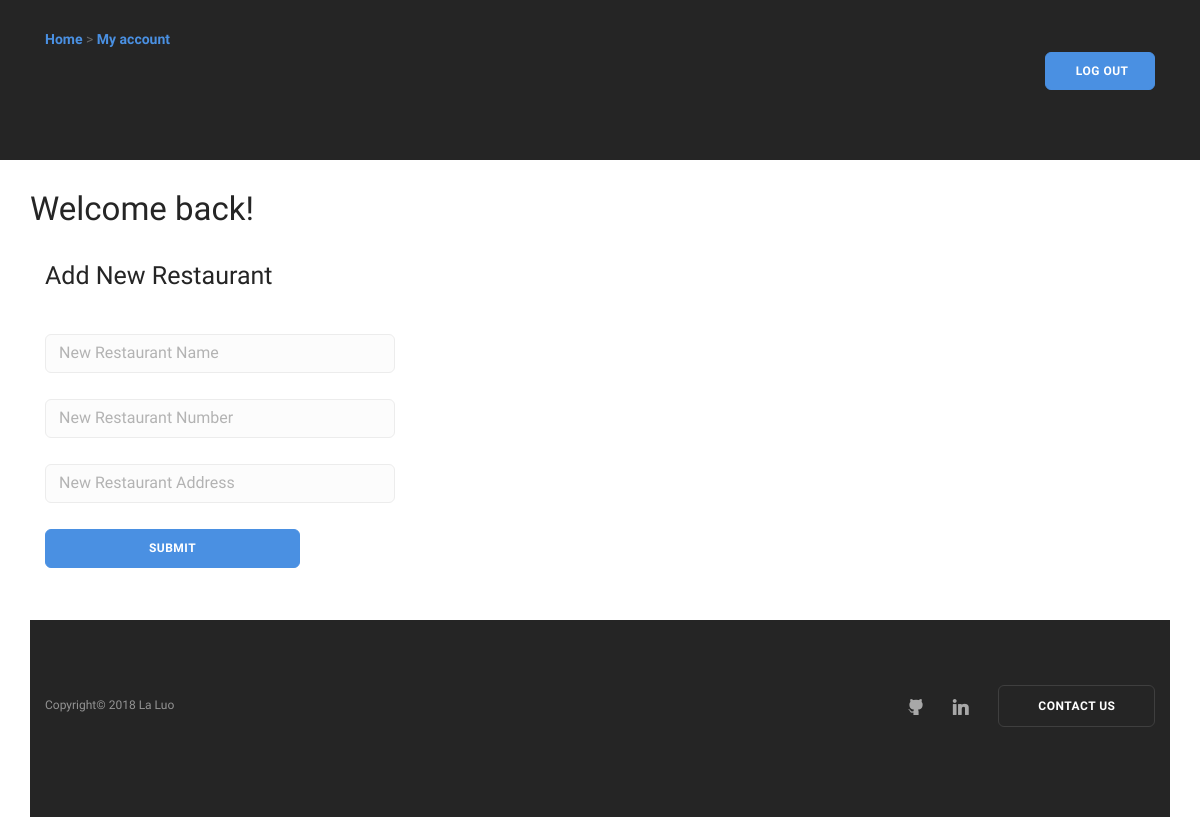
Page /account/ (signed in) on the earlier database version.
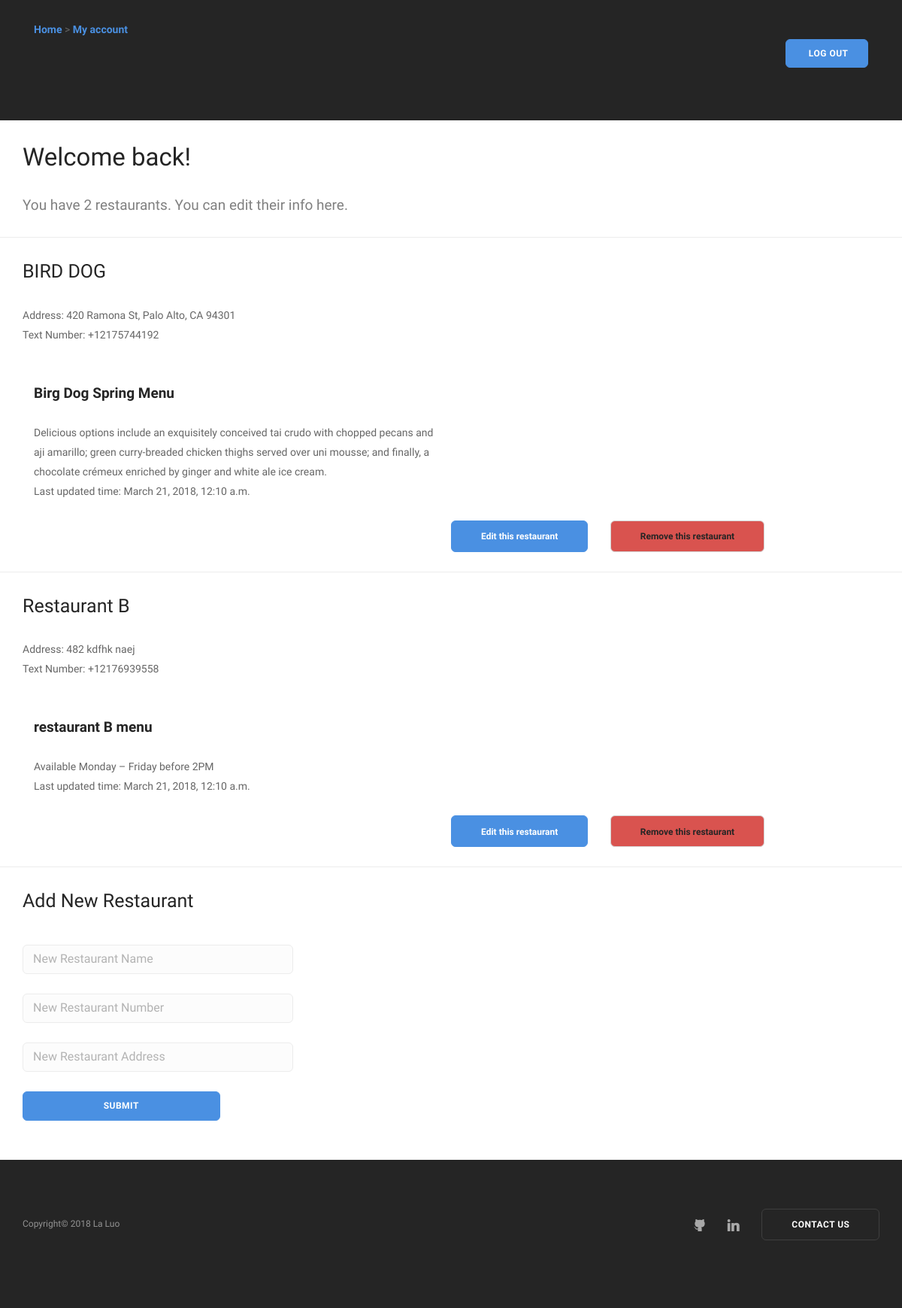
Same page on the later database version.
### canteen/models.py (models this page shows, shortened)
class Canteen(models.Model):
    id = models.IntegerField(primary_key=True)
    name = models.CharField(max_length=30)
    manager = models.ForeignKey(User, related_name='manager', null=True)
    address = models.CharField(max_length=50, null=True)
    phone_number = models.CharField(max_length=12, null=True)
    @property
    def get_menu(self):
        menu_list = Menu.objects.filter(restaurant = self)
        return menu_list
    class Meta:
    	ordering = ['name']

class Menu(models.Model):
    id = models.IntegerField(primary_key=True)
    name = models.CharField(max_length=30)
    info = models.CharField(max_length = 200, null=True)
    last_updated = models.DateTimeField(auto_now_add=True)
    restaurant = models.ForeignKey(Canteen, null=True)
    dishtype_list = models.CharField(max_length=200, default='["food","drinks"]')

### canteen/views.py (the view, shortened to what this page needs)
# urls.py: url(r'^account/$', views.account, name='account'),
def account(request):
    current_user = request.user
    user_id = current_user.id
    name = current_user.username
    user = User.objects.get(id= user_id)
    restaurant_list = Canteen.objects.filter(manager = user)
    for each in restaurant_list:
        if len(each.get_menu) == 0:
            newmenu = Menu(name = 'addnewname', info='addinfo', restaurant = each)
            newmenu.save()
    num = restaurant_list.count()
    data = {'restaurant_list': restaurant_list}
    return render(request, 'registration/myAccount.html', data)

### canteen/templates/registration/myAccount.html (shortened to what the changed rows need)
<!DOCTYPE html>
<html>
<head>
         {% load static %}
        <link href="{% static 'canteen/css/bootstrap.css' %}" rel="stylesheet" type="text/css" media="all" />
        <link href="{% static 'canteen/css/stack-interface.css' %}" rel="stylesheet" type="text/css" media="all" />
        <link href="{% static 'canteen/css/socicon.css' %}" rel="stylesheet" type="text/css" media="all" />
        <link href="{% static 'canteen/css/lightbox.min.css' %}" rel="stylesheet" type="text/css" media="all" />
        <link href="{% static 'canteen/css/flickity.css' %}" rel="stylesheet" type="text/css" media="all" />
        <link href="{% static 'canteen/css/iconsmind.css' %}" rel="stylesheet" type="text/css" media="all" />
        <link href="{% static 'canteen/css/jquery.steps.css' %}" rel="stylesheet" type="text/css" media="all" />
        <link href="{% static 'canteen/css/theme.css' %}" rel="stylesheet" type="text/css" media="all" />
        <link href="{% static 'canteen/css/custom.css' %}" rel="stylesheet" type="text/css" media="all" />
</head>
<body>
        <nav id="menu2" class="bar bar-2 hidden-xs bar--absolute bg--dark height-20">
                <div class="container">
                </div>
        </nav>
                <section class="cover imagebg height-20" data-overlay="3">
                </section>
            <div class="container">
              <br>
                <p class="h2">Welcome back!</p>
            {% if restaurant_list %}
                <p class="lead">
                    You have {{ restaurant_list|length }} restaurant{{ restaurant_list|pluralize }}. You can edit their info here.
                </p>
            </div>
            <hr>
            {% for each in restaurant_list %}
                <div class="container">
                  <p>
                      <span class="h3"><strong>{{ each.name }} </strong> </span>
                      Address: {{ each.address }}
                      <br>
                      Text Number: {{ each.phone_number }}
                      <br>
                  </p>
                    <br>
                        {% for each_menu in each.get_menu %}
                        <div class="col-sm-6">
                                <span class="h4">
                                    <strong>{{ each_menu.name }}</strong>
                                </span>
                                <ul>
                                    <li>
                                        <span>{{ each_menu.info }}</span>
                                    </li>
                                      <li>
                                        <span>Last updated time: {{ each_menu.last_updated }}</span>
                                    </li>
                                </ul>
                        </div>
                        {% endfor %}
                </div>
                <br>
                <div class = "container">
                    <div class = "row">
                            <div class="col-xs-6"></div>
                            <a class="btn btn--primary" href="{% url "edit_res_view" each.id %}">
                                <span class="btn__text">
                                    Edit this restaurant
                                </span>
                            </a>
                            <a class="btn btn-danger" href="{% url "delete_res" each.id %}">
                                <span class="btn__text">
                                    Remove this restaurant
                                </span>
                            </a>
                    </div>
                </div>
                <hr>
            {% endfor %}
            {% endif %}
           <div class="container">
            <h3>
            </h3>
                <form method="post">
                        <br>
                        <br>
                        <br>
                </form>
            </div>
            <br>
            <br>
            <footer class="space--sm footer-1 text-center-xs bg--dark ">
                <div class="container">
                </div>
            </footer>
</body>
</html>

Differences in the rows shown:
now on this page (row edited): Canteen: name "BIRD DOG", address "420 Ramona St, Palo Alto, CA 94301", phone_number "+12175744192"
now on this page (row edited): Menu: name "Birg Dog Spring Menu", info "Delicious options include an exquisitely conceived tai crudo with chopped pecans and aji amarillo; green curry-breaded chicken thighs served over uni mousse; and finally, a chocolate crémeux enriched by ginger and white ale ice cream.", last_updated "March 21, 2018, 12:10 a.m.", shown under "BIRD DOG"
now on this page (row edited): Canteen: name "Restaurant B", address "482 kdfhk naej", phone_number "+12176939558"
now on this page (row edited): Menu: name "restaurant B menu", info "Available Monday – Friday before 2PM", last_updated "March 21, 2018, 12:10 a.m.", shown under "Restaurant B"
Other differences:
{{ restaurant_list|length }}: (not shown) → "2"
text now shown: "You have restaurant . You can edit their info here."
